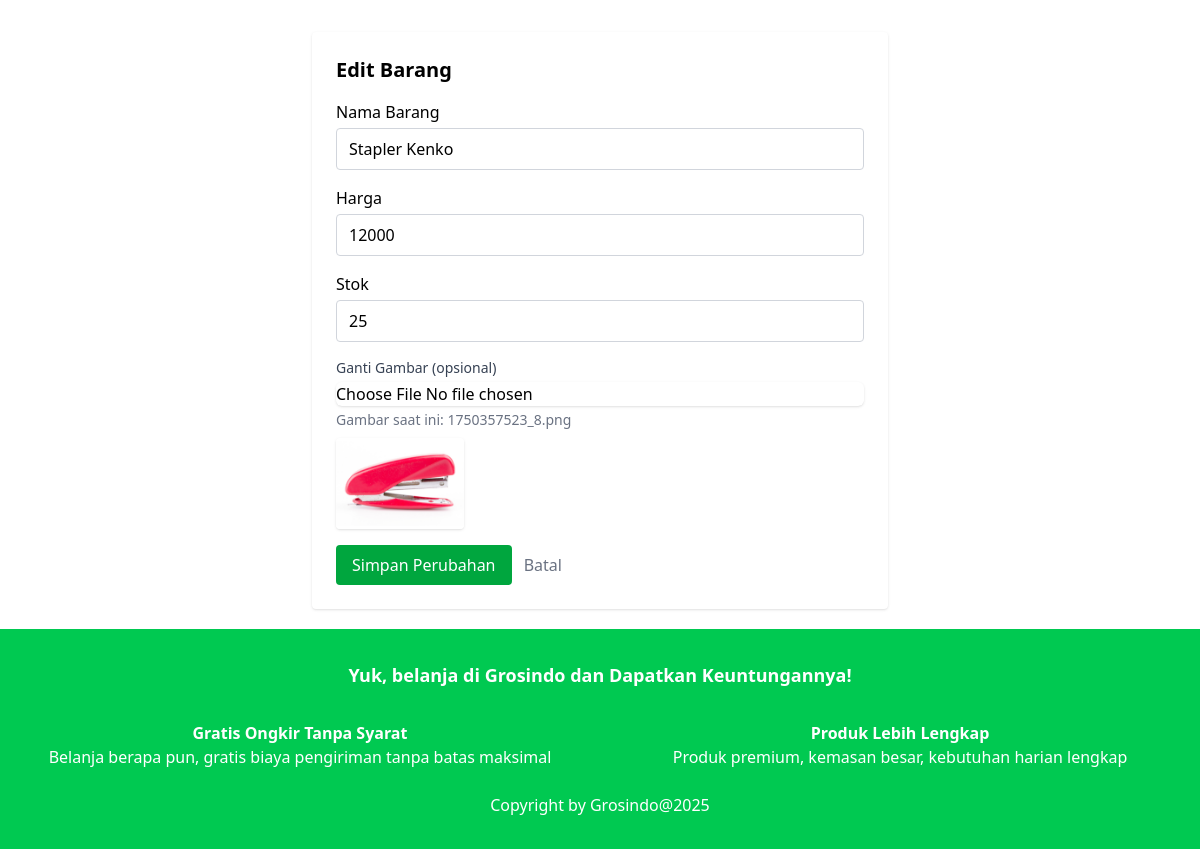
Screenshot of /public/dashboardAdmin/edit/9 (signed in) with the database file from the repository.
### tables this page shows
CREATE TABLE `barang` (
  `id` int NOT NULL,
  `nama` varchar(100) DEFAULT NULL,
  `harga` decimal(10,0) DEFAULT NULL,
  `stok` int DEFAULT NULL,
  `kategori_id` int DEFAULT NULL,
  `gambar` varchar(255) DEFAULT NULL
);

### app/core/Controller.php (called while the page is built, shortened)
<?php
class Controller {
    public function model($model) {
        return new $model;
    }
    public function view($view, $data = []) {
        require_once '../app/views/' .$view . '.php';
    }
}

### app/core/App.php (called while the page is built, shortened)
<?php
class App {
    protected $method = 'index';
    public function __construct() {
        $url = $this->parseURL();
        if (isset($url[0]) && file_exists('../app/controllers/' . $url[0] . '.php')) {
            unset($url[0]);
        }
        $this->controller = new $this->controller;
        if (isset($url[1]) && method_exists($this->controller, $url[1])) {
            $this->method = $url[1];
            unset($url[1]);
        }
        $this->params = $url ? array_values($url) : [];
        call_user_func_array([$this->controller, $this->method], $this->params);
    }
    public function parseURL() {
        if (isset($_GET['url'])) {
            return explode('/', filter_var(rtrim($_GET['url'], '/'), FILTER_SANITIZE_URL));
        }
        return [];
    }
}

### public/index.php (called while the page is built, shortened)
<?php
$app = new App();

### app/core/Database.php (called while the page is built, shortened)
<?php
class Database
{
    private $host = DB_HOST;
    private $dbname = DB_NAME;
    private $username = DB_USER;
    private $password = DB_PASS;
    private $dbh;
    private $stmt;
    public function __construct()
    {
        $dsn = 'mysql:host=' . $this->host . ';dbname=' . $this->dbname;
        $options = [
            PDO::ATTR_PERSISTENT => true,
            PDO::ATTR_ERRMODE    => PDO::ERRMODE_EXCEPTION
        ];
        try {
            $this->dbh = new PDO($dsn, $this->username, $this->password, $options);
        } catch (PDOException $e) {
            die('Database Error: ' . $e->getMessage());
        }
    }
    public function query($query)
    {
        $this->stmt = $this->dbh->prepare($query);
    }
    public function bind($param, $value, $type = null)
    {
        if (is_null($type)) {
            switch (true) {
                default:
                    $type = PDO::PARAM_STR;
            }
        }
        $this->stmt->bindValue($param, $value, $type);
    }
    public function execute()
    {
        return $this->stmt->execute();
    }
    public function result()
    {
        $this->execute();
        return $this->stmt->fetch(PDO::FETCH_ASSOC);
    }
}

### app/models/Model_barang.php (called while the page is built, shortened)
<?php
class Model_barang
{
    private $db;
    public function __construct()
    {
        $this->db = new Database;
    }
    public function getBarangById($id)
    {
        $this->db->query("SELECT * FROM barang WHERE id = :id");
        $this->db->bind(':id', $id);
        return $this->db->result();
    }
}

### app/views/dashboardAdmin/edit.php (the view, shortened to what this page needs)
<head>
    <script src="https://cdn.jsdelivr.net/npm/@tailwindcss/browser@4"></script>
</head>
<div class="max-w-xl mx-auto my-5 bg-white shadow p-6 mt-8 rounded">
    <h2 class="text-xl font-bold mb-4">Edit Barang</h2>
    <form action="<?= BASEURL; ?>/dashboardAdmin/edit/<?= $data['barang']['id']; ?>" method="POST" enctype="multipart/form-data">
        <div class="mb-4">
            <label class="block mb-1 font-medium">Nama Barang</label>
            <input type="text" name="nama" value="<?= $data['barang']['nama']; ?>" class="w-full border border-gray-300 rounded px-3 py-2" required>
        </div>
        <div class="mb-4">
            <label class="block mb-1 font-medium">Harga</label>
            <input type="number" name="harga" value="<?= $data['barang']['harga']; ?>" class="w-full border border-gray-300 rounded px-3 py-2" required>
        </div>
        <div class="mb-4">
            <label class="block mb-1 font-medium">Stok</label>
            <input type="number" name="stok" value="<?= $data['barang']['stok']; ?>" class="w-full border border-gray-300 rounded px-3 py-2" required>
        </div>
        <div class="mb-4">
            <label class="block text-sm font-medium text-gray-700">Ganti Gambar (opsional)</label>
            <input type="file" name="gambar" accept="image/*"
                class="mt-1 block w-full border-gray-300 rounded-md shadow-sm focus:ring-sky-500 focus:border-sky-500" />
            <p class="text-sm text-gray-500 mt-1">Gambar saat ini: <?= basename($data['barang']['gambar']); ?></p>
            <img src="<?= BASEURL; ?>/<?= $data['barang']['gambar']; ?>" alt="Gambar Barang" class="mt-2 w-32 rounded shadow">
        </div>
        <button type="submit" class="bg-green-600 text-white px-4 py-2 rounded">Simpan Perubahan</button>
        <a href="<?= BASEURL; ?>/dashboardAdmin" class="ml-2 text-gray-500">Batal</a>
    </form>
</div>

### rows the page displays
barang: nama "Stapler Kenko", harga "12000", stok "25", gambar "1750357523_8.png", gambar (picture)
